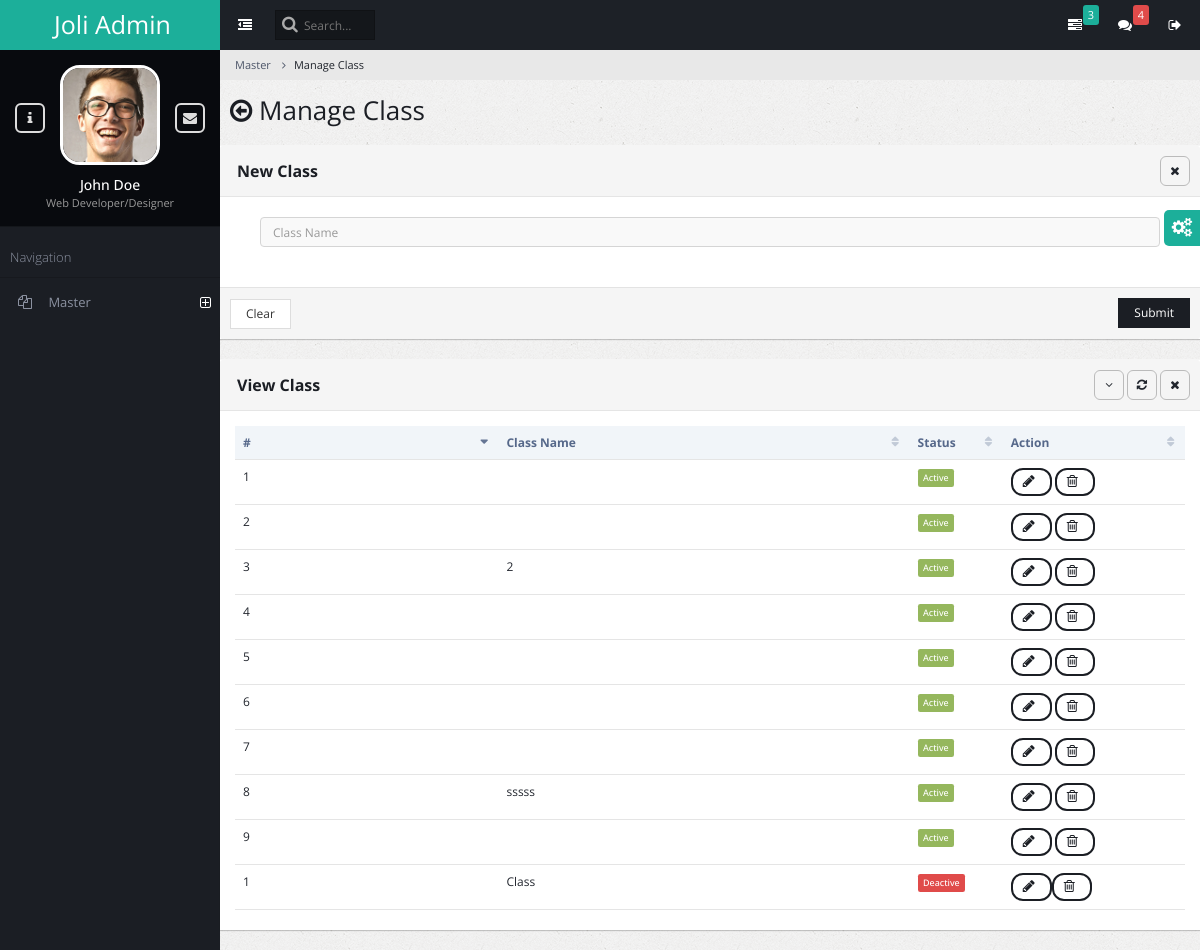
Before: /ad_class_manage with the older database file.
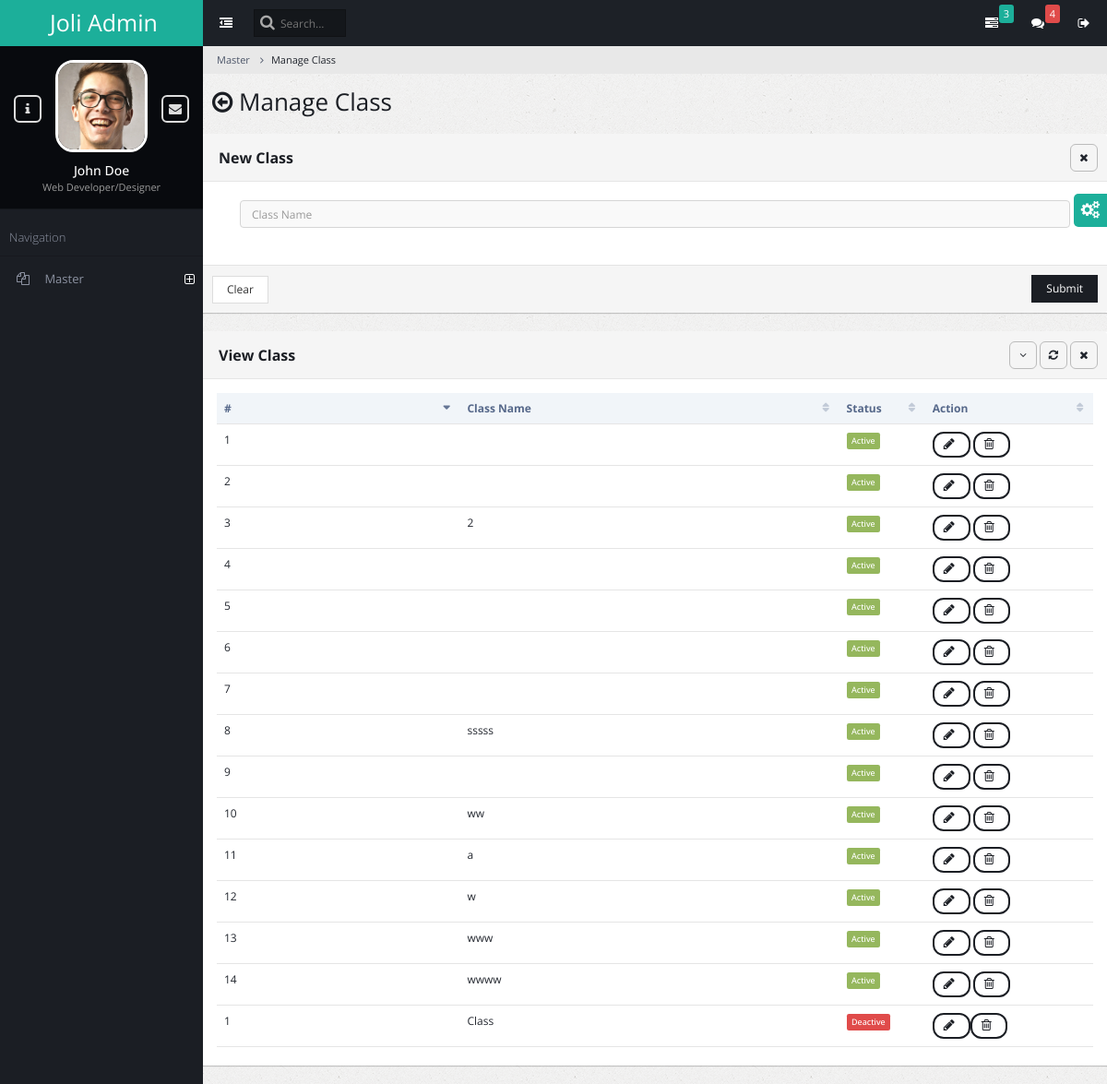
After: the same page with the newer database file.
### admin_master/models.py (models this page shows)
class AmsClass(models.Model):
    class_name = models.CharField(max_length=150)
    status = models.BooleanField(default=True)

### admin_master/views.py (the view, shortened to what this page needs)
# urls.py: path('ad_class_manage',views.admin_class_manage,name="admin_class_manage"),
def admin_class_manage(request):
    ams_classes = AmsClass.objects.all()
    return render(request, 'admin_master_class_manage.html', {'ams_classes': ams_classes})

### admin_master/templates/admin_master_class_manage.html (shortened to what the changed rows need)
{% extends "base.html" %}
{% block content %}
<div class="content-frame-top">
    <div class="page-title">
        <h2><span class="fa fa-arrow-circle-o-left"></span> Manage Class</h2>
    </div>
</div>
<form method="post" action="{% url 'admin_class_manage' %}">
<div class="panel panel-default">
    <div class="panel-heading ui-draggable-handle">
        <h1 class="panel-title"><strong></strong><b>New Class</b></h1>
    </div>
</div>
</form>
<div class="panel panel-default">
    <div class="panel-heading ui-draggable-handle">
        <h1 class="panel-title"><b>View Class</b></h1>
    </div>
    <div class="panel-body">
        <table class="table datatable dataTable no-footer" id="DataTables_Table_0" role="grid" aria-describedby="DataTables_Table_0_info">
            <thead>
                <tr role="row"><th class="sorting_asc" tabindex="0" aria-controls="DataTables_Table_0" rowspan="1" colspan="1" aria-sort="ascending" aria-label="Name: activate to sort column ascending" style="width: 198px;">#</th><th class="sorting" tabindex="0" aria-controls="DataTables_Table_0" rowspan="1" colspan="1" aria-label="Position: activate to sort column ascending" style="width: 309px;">Class Name</th><th class="sorting" tabindex="0" aria-controls="DataTables_Table_0" rowspan="1" colspan="1" aria-label="Age: activate to sort column ascending" style="width: 70px;">Status</th><th class="sorting" tabindex="0" aria-controls="DataTables_Table_0" rowspan="1" colspan="1" aria-label="Start date: activate to sort column ascending" style="width: 137px;">Action</th></tr>
            </thead>
            <tbody>
            {% for ams_class in ams_classes %}
                <tr >
                    <td class="sorting_1">{{ forloop.counter }}</td>
                    <td>{{ ams_class.class_name }}</td>
                    <td>
                        {% if ams_class.status %}
                            <span class="label label-success">Active</span>
                        {% else %}
                            <span class="label label-danger">Deactive</span>
                        {% endif %}
                    </td>
                    <td>
                        <button class="btn btn-primary btn-rounded" data-toggle="modal" data-target="#modal_basic">
                            <span class="fa fa-pencil"></span>
                        </button>
                        <button class="btn btn-primary btn-rounded" onClick="delete_row('trow_{{ forloop.counter }}');">
                            <span class="fa fa-trash-o"></span>
                        </button>
                    </td>
                </tr>
            {% endfor %}
                </tbody>
        </table>
    </div>
</div>
{% endblock content %}

Changed rows visible on the page:
added AmsClass: class_name "ww", status "Active"
added AmsClass: class_name "a", status "Active"
added AmsClass: class_name "w", status "Active"
added AmsClass: class_name "www", status "Active"
added AmsClass: class_name "wwww", status "Active"
